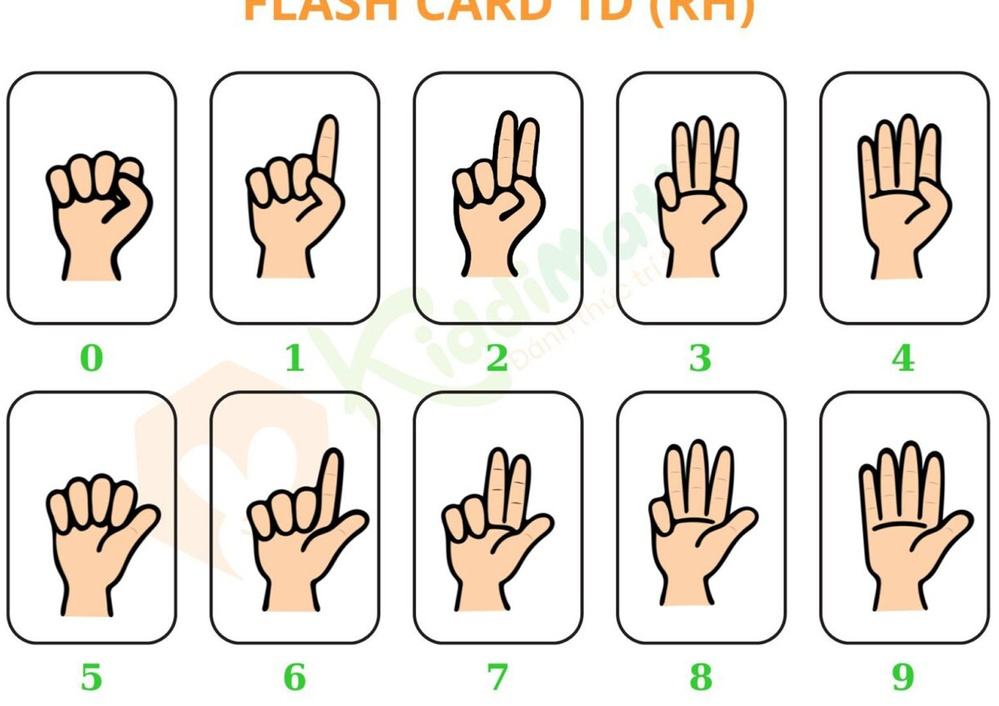
#> input picture fingermath/boso/tayphai.jpg, 999 x 706 px, shrunk from 1536 x 1086 before the run; its folder holds 6 pictures in this run
$ python tachso.py
#> lines starting #> are read from the running program, lines starting #| are printed output that depends on the picture; after the words box and inside, x2 and y2 are one past the last pixel; in counts of white or black regions, pixels touching at a corner belong together
import cv2
import os
import numpy as np

# Lấy thư mục chứa file script hiện tại (chính là thư mục boso)
current_dir = os.path.dirname(os.path.abspath(__file__))
output_dir = current_dir
os.makedirs(output_dir, exist_ok=True)

def process_flashcard(image_filename, prefix, labels):
#> called with image_filename = 'tayphai.jpg', prefix = 'tayphai'
    image_path = os.path.join(current_dir, image_filename)
    img = cv2.imread(image_path)
#> img is the input picture: shape (706, 999, 3); mean B, G, R 222.4, 228.4, 233.1
    if img is None:
        print(f"Không thể đọc file {image_path}")
        return

    h_img, w_img, _ = img.shape
#> h_img = 706; w_img = 999
    cols, rows = 5, 2

    start_x = int(w_img * 0.015)
#> start_x = 14
    end_x = int(w_img * 0.985)
#> end_x = 984
    start_y = int(h_img * 0.02)
#> start_y = 14
    end_y = int(h_img * 0.96)
#> end_y = 677

    grid_w = end_x - start_x
#> grid_w = 970
    grid_h = end_y - start_y
#> grid_h = 663

    cell_w = grid_w / cols
#> cell_w = 194
    cell_h = grid_h / rows
#> cell_h = 331.5

    for idx, label in enumerate(labels):
        r = idx // cols
        c = idx % cols

        x1 = int(start_x + c * cell_w)
        y1 = int(start_y + r * cell_h)
        x2 = int(start_x + (c + 1) * cell_w)
        y2 = int(start_y + (r + 1) * cell_h)

        # Cắt bỏ phần số ở đáy (14% chiều cao cell)
        pad_x = int(cell_w * 0.06)
        pad_y = int(cell_h * 0.03)
        fx1 = max(0, x1 + pad_x)
        fy1 = max(0, y1 + pad_y)
        fx2 = min(w_img, x2 - pad_x)
        fy2 = min(h_img, y2 - int(cell_h * 0.14))

        card_crop = img[fy1:fy2, fx1:fx2]

        # Tự động gọt viền trắng thẻ, giữ lại khung bo tròn và bàn tay
        gray = cv2.cvtColor(card_crop, cv2.COLOR_BGR2GRAY)
        _, thresh = cv2.threshold(gray, 230, 255, cv2.THRESH_BINARY_INV)
        contours, _ = cv2.findContours(thresh, cv2.RETR_EXTERNAL, cv2.CHAIN_APPROX_SIMPLE)

        if contours:
            main_cnt = max(contours, key=cv2.contourArea)
            bx, by, bw, bh = cv2.boundingRect(main_cnt)
            if bw > card_crop.shape[1] * 0.4 and bh > card_crop.shape[0] * 0.4:
                card_box_crop = card_crop[by:by+bh, bx:bx+bw]
            else:
                card_box_crop = card_crop
        else:
            card_box_crop = card_crop

        file_name = os.path.join(output_dir, f"{prefix}_{label}.webp")
        cv2.imwrite(file_name, card_box_crop, [cv2.IMWRITE_WEBP_QUALITY, 95])
        print(f"Đã cắt và lưu: {file_name}")
#> this loop made 10 passes
#> (bx, by, bw, bh) on passes 1 to 10: (20, 127, 109, 132), (26, 90, 101, 166), (38, 87, 96, 168), (47, 92, 94, 164), (56, 90, 96, 167), (20, 119, 117, 145), (27, 93, 124, 165), (27, 92, 116, 166), (41, 84, 111, 169), (57, 86, 115, 172)
#> pass 1, in process_flashcard, `_, thresh = cv2.threshold(gray, 230, 255, cv2.THRESH_BINARY_INV)`:
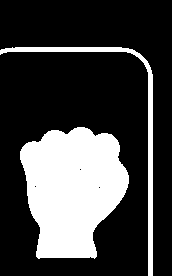
#> thresh: shape (276, 172); 25.7% white; 2 white regions, box (x1, y1, x2, y2) and area: (20, 127, 129, 259) 10395, (0, 47, 153, 276) 1785
#> pass 1, in process_flashcard, `card_box_crop = card_crop[by:by+bh, bx:bx+bw]`:
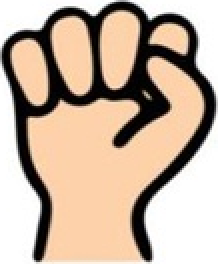
#> card_box_crop: shape (132, 109, 3) (shown 2 times larger); mean B, G, R 157.8, 175.7, 195.9
#> after the loop: thresh: shape (277, 172); 30.8% white; 3 white regions, box (x1, y1, x2, y2) and area: (57, 86, 172, 258) 12878, (18, 36, 172, 277) 1550, (91, 0, 114, 17) 237

# 1. Cắt Tay phải: 0 đến 9
process_flashcard("tayphai.jpg", "tayphai", list(range(10)))

# 2. Cắt Tay trái: 0, 10, 20, ..., 90
process_flashcard("taytrai.jpg", "taytrai", [0, 10, 20, 30, 40, 50, 60, 70, 80, 90])
#> call 2 of process_flashcard, with image_filename = 'taytrai.jpg', prefix = 'taytrai'
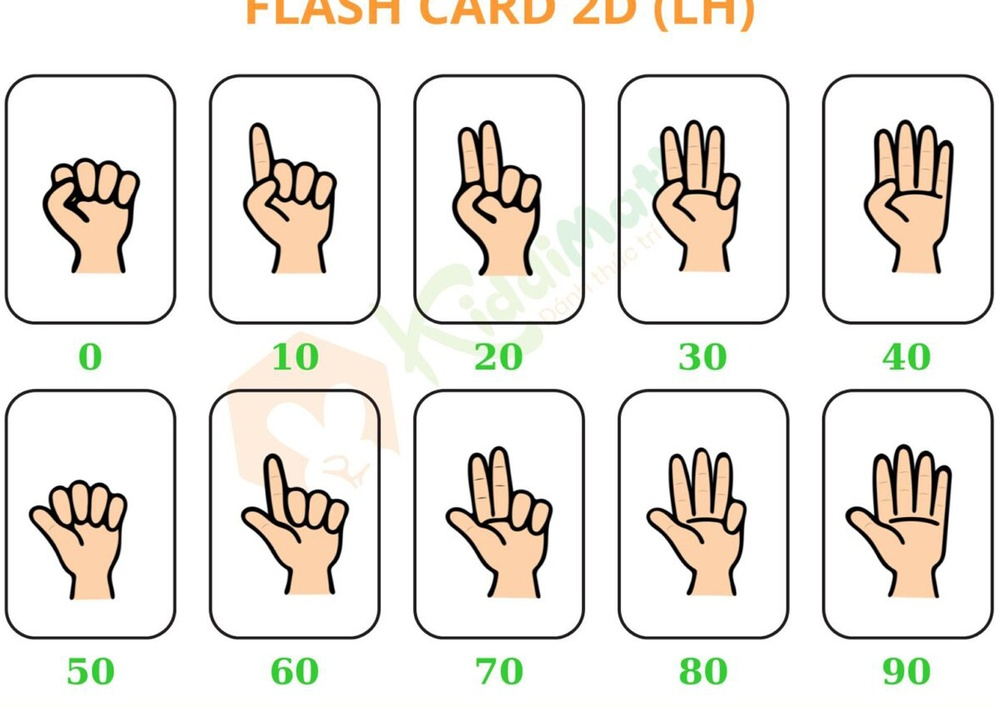
#> input picture fingermath/boso/taytrai.jpg, 999 x 706 px, shrunk from 1536 x 1086 before the run
#> in process_flashcard, img is the input picture: shape (706, 999, 3); mean B, G, R 225.1, 231, 234.4
#> the loop in process_flashcard (call 2), `for idx, label in enumerate(labels):` made 10 passes
#> (bx, by, bw, bh) on passes 1 to 10: (17, 134, 99, 117), (23, 99, 96, 152), (38, 97, 91, 157), (44, 96, 91, 153), (62, 96, 91, 155), (3, 125, 100, 122), (21, 99, 110, 142), (32, 91, 108, 154), (39, 93, 101, 149), (44, 89, 108, 156)
#| Đã cắt và lưu: fingermath/boso/taytrai_0.webp
#| Đã cắt và lưu: fingermath/boso/taytrai_10.webp
#| Đã cắt và lưu: fingermath/boso/taytrai_20.webp
#| Đã cắt và lưu: fingermath/boso/taytrai_30.webp
#| Đã cắt và lưu: fingermath/boso/taytrai_40.webp
#| Đã cắt và lưu: fingermath/boso/taytrai_50.webp
#| Đã cắt và lưu: fingermath/boso/taytrai_60.webp
#| Đã cắt và lưu: fingermath/boso/taytrai_70.webp
#> (further printed lines are left out)
#> pass 1, in process_flashcard (call 2), `card_box_crop = card_crop[by:by+bh, bx:bx+bw]`:
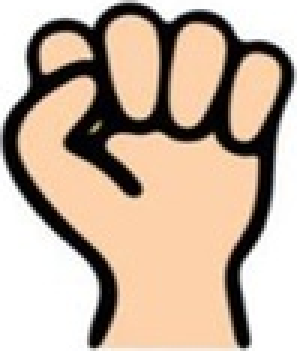
#> card_box_crop: shape (117, 99, 3) (shown 3 times larger); mean B, G, R 158.3, 176.1, 196
#> after the loop in process_flashcard (call 2), `for idx, label in enumerate(labels):`:
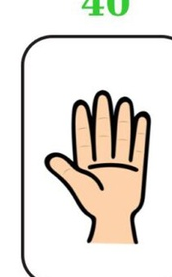
#> card_crop: shape (277, 172, 3); mean B, G, R 218.2, 225.1, 230.5
#> after the loop in process_flashcard (call 2), `for idx, label in enumerate(labels):`:
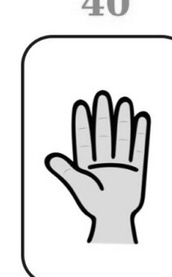
#> gray: shape (277, 172); min 0, max 255, mean 226
#> after the loop in process_flashcard (call 2), `for idx, label in enumerate(labels):`:
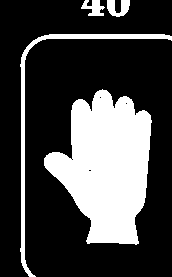
#> thresh: shape (277, 172); 27% white; 4 white regions, box (x1, y1, x2, y2) and area: (44, 89, 152, 245) 10701, (20, 34, 172, 277) 1667, (107, 0, 130, 17) 253, (81, 0, 105, 16) 224

print("Hoàn tất tách 20 ảnh số chuẩn xác vào thư mục boso!")
